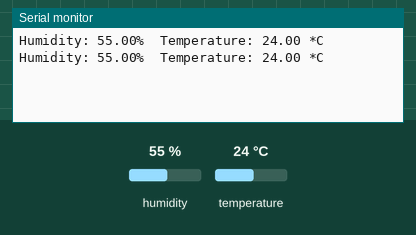
Recording of a sketch running on a simulated Arduino Uno, built with avr-gcc and run on an emulated ATmega328P. Shown: the last lines printed to the serial monitor. The test bench sets the inputs (shaded band); at power-on: humidity 55 %, temperature 24 °C.

Above: at 2.8 s.
2.9 s: humidity set to 22 %
At 5.3 s:
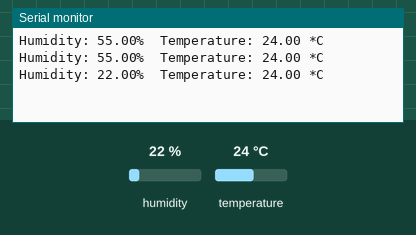
5.6 s: temperature set to 12 °C
At 6.6 s:
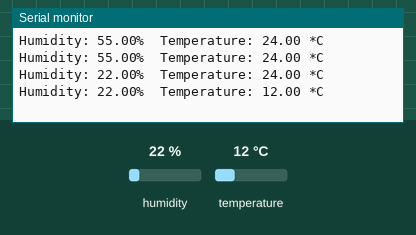
8.3 s: humidity set to 40 %
At 11.5 s:
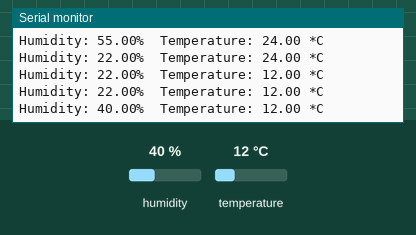
Timing chart, 0 to 13.0 s (numbered marks = the images above; inputs shaded):
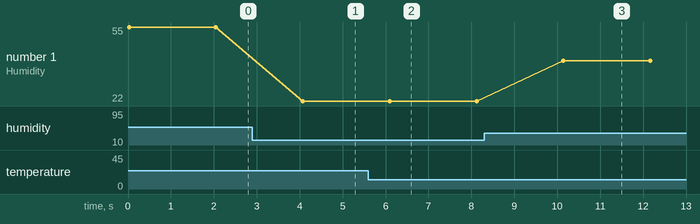

Measured:
- after the input at 2.9 s, the serial monitor: prints a new line after 1.2 s (image 1)
- after the input at 5.6 s, the serial monitor: prints a new line after 0.50 s (image 2)
- after the input at 8.3 s, the serial monitor: prints a new line after 1.8 s (image 3)
- plotted number 1: 55 → 22 after the input at 2.9 s, 22 → 40 after the input at 8.3 s

The sketch:

testArduino2.ino
```cpp
#include <DHT.h>
#include <DHT_U.h>

// Arduino sensor de temperatura dHt 11 en el pin 7

DHT dht(7, DHT11);

void setup()
{
  Serial.begin(9600);
  pinMode(7,INPUT);
  dht.begin();
}

void loop()
{
  float h = dht.readHumidity();
  float t = dht.readTemperature();
  Serial.print("Humidity: ");
  Serial.print(h);
  Serial.print("%\t");
  Serial.print("Temperature: ");
  Serial.print(t);
  Serial.println(" *C");
  delay(2000);
}
```
